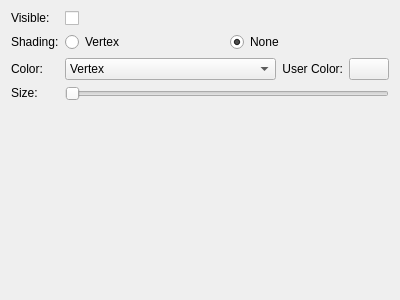
<?xml version="1.0" encoding="UTF-8"?>
<ui version="4.0">
 <class>vcl::qt::WireframeFrame</class>
 <widget class="QFrame" name="vcl::qt::WireframeFrame">
  <property name="geometry">
   <rect>
    <x>0</x>
    <y>0</y>
    <width>400</width>
    <height>300</height>
   </rect>
  </property>
  <property name="windowTitle">
   <string>Frame</string>
  </property>
  <layout class="QGridLayout" name="gridLayout">
   <item row="3" column="1" colspan="2">
    <layout class="QHBoxLayout" name="horizontalLayout">
     <item>
      <widget class="QComboBox" name="colorComboBox">
       <property name="sizePolicy">
        <sizepolicy hsizetype="MinimumExpanding" vsizetype="Fixed">
         <horstretch>0</horstretch>
         <verstretch>0</verstretch>
        </sizepolicy>
       </property>
       <item>
        <property name="text">
         <string>Vertex</string>
        </property>
       </item>
       <item>
        <property name="text">
         <string>Mesh</string>
        </property>
       </item>
       <item>
        <property name="text">
         <string>User</string>
        </property>
       </item>
      </widget>
     </item>
     <item>
      <widget class="QFrame" name="userColorFrame">
       <property name="frameShape">
        <enum>QFrame::NoFrame</enum>
       </property>
       <property name="frameShadow">
        <enum>QFrame::Plain</enum>
       </property>
       <layout class="QHBoxLayout" name="horizontalLayout_2">
        <property name="leftMargin">
         <number>0</number>
        </property>
        <property name="topMargin">
         <number>0</number>
        </property>
        <property name="rightMargin">
         <number>0</number>
        </property>
        <property name="bottomMargin">
         <number>0</number>
        </property>
        <item>
         <widget class="QLabel" name="label_6">
          <property name="layoutDirection">
           <enum>Qt::LeftToRight</enum>
          </property>
          <property name="text">
           <string>User Color:</string>
          </property>
          <property name="alignment">
           <set>Qt::AlignRight|Qt::AlignTrailing|Qt::AlignVCenter</set>
          </property>
         </widget>
        </item>
        <item>
         <widget class="QPushButton" name="colorDialogPushButton">
          <property name="text">
           <string/>
          </property>
         </widget>
        </item>
       </layout>
      </widget>
     </item>
    </layout>
   </item>
   <item row="2" column="2">
    <widget class="QRadioButton" name="shadingNoneRadioButton">
     <property name="text">
      <string>None</string>
     </property>
     <property name="checked">
      <bool>true</bool>
     </property>
     <attribute name="buttonGroup">
      <string notr="true">shadingButtonGroup</string>
     </attribute>
    </widget>
   </item>
   <item row="0" column="0">
    <widget class="QLabel" name="label">
     <property name="sizePolicy">
      <sizepolicy hsizetype="Fixed" vsizetype="Fixed">
       <horstretch>0</horstretch>
       <verstretch>0</verstretch>
      </sizepolicy>
     </property>
     <property name="text">
      <string>Visible:</string>
     </property>
    </widget>
   </item>
   <item row="4" column="0">
    <widget class="QLabel" name="label_5">
     <property name="sizePolicy">
      <sizepolicy hsizetype="Fixed" vsizetype="Fixed">
       <horstretch>0</horstretch>
       <verstretch>0</verstretch>
      </sizepolicy>
     </property>
     <property name="text">
      <string>Size:</string>
     </property>
    </widget>
   </item>
   <item row="4" column="1" colspan="2">
    <widget class="QSlider" name="sizeSlider">
     <property name="minimum">
      <number>1</number>
     </property>
     <property name="maximum">
      <number>10</number>
     </property>
     <property name="orientation">
      <enum>Qt::Horizontal</enum>
     </property>
    </widget>
   </item>
   <item row="0" column="1" colspan="2">
    <widget class="QCheckBox" name="visibilityCheckBox">
     <property name="text">
      <string/>
     </property>
    </widget>
   </item>
   <item row="5" column="0">
    <spacer name="verticalSpacer">
     <property name="orientation">
      <enum>Qt::Vertical</enum>
     </property>
     <property name="sizeHint" stdset="0">
      <size>
       <width>20</width>
       <height>40</height>
      </size>
     </property>
    </spacer>
   </item>
   <item row="3" column="0">
    <widget class="QLabel" name="label_4">
     <property name="sizePolicy">
      <sizepolicy hsizetype="Fixed" vsizetype="Fixed">
       <horstretch>0</horstretch>
       <verstretch>0</verstretch>
      </sizepolicy>
     </property>
     <property name="text">
      <string>Color:</string>
     </property>
    </widget>
   </item>
   <item row="2" column="1">
    <widget class="QRadioButton" name="shadingVertexRadioButton">
     <property name="text">
      <string>Vertex</string>
     </property>
     <attribute name="buttonGroup">
      <string notr="true">shadingButtonGroup</string>
     </attribute>
    </widget>
   </item>
   <item row="2" column="0">
    <widget class="QLabel" name="label_3">
     <property name="sizePolicy">
      <sizepolicy hsizetype="Fixed" vsizetype="Fixed">
       <horstretch>0</horstretch>
       <verstretch>0</verstretch>
      </sizepolicy>
     </property>
     <property name="text">
      <string>Shading:</string>
     </property>
    </widget>
   </item>
  </layout>
 </widget>
 <resources/>
 <connections/>
 <slots>
  <slot>onVisbililityChanged()</slot>
 </slots>
 <buttongroups>
  <buttongroup name="shapeButtonGroup"/>
  <buttongroup name="shadingButtonGroup"/>
 </buttongroups>
</ui>
